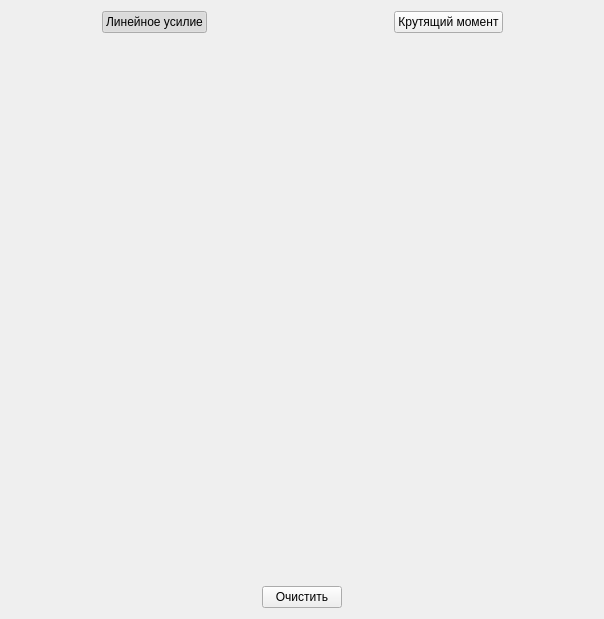
          <widget class="QWidget" name="page_4">
           <property name="geometry">
            <rect>
             <x>0</x>
             <y>0</y>
             <width>604</width>
             <height>619</height>
            </rect>
           </property>
           <attribute name="label">
            <string>График</string>
           </attribute>
           <layout class="QGridLayout" name="gridLayout_4">
            <item row="0" column="1" alignment="Qt::AlignHCenter">
             <widget class="QPushButton" name="btnShowTorque34">
              <property name="text">
               <string>Крутящий момент</string>
              </property>
              <property name="checkable">
               <bool>true</bool>
              </property>
              <property name="autoExclusive">
               <bool>true</bool>
              </property>
             </widget>
            </item>
            <item row="0" column="0" alignment="Qt::AlignHCenter">
             <widget class="QPushButton" name="btnShowForse34">
              <property name="sizePolicy">
               <sizepolicy hsizetype="Minimum" vsizetype="Preferred">
                <horstretch>0</horstretch>
                <verstretch>0</verstretch>
               </sizepolicy>
              </property>
              <property name="text">
               <string>Линейное усилие</string>
              </property>
              <property name="checkable">
               <bool>true</bool>
              </property>
              <property name="checked">
               <bool>true</bool>
              </property>
              <property name="autoExclusive">
               <bool>true</bool>
              </property>
             </widget>
            </item>
            <item row="1" column="0" colspan="2">
             <widget class="PlotWidget" name="plt34" native="true">
              <property name="sizePolicy">
               <sizepolicy hsizetype="Expanding" vsizetype="Expanding">
                <horstretch>0</horstretch>
                <verstretch>0</verstretch>
               </sizepolicy>
              </property>
             </widget>
            </item>
            <item row="2" column="0" colspan="2" alignment="Qt::AlignHCenter">
             <widget class="QPushButton" name="btnClearPlot34">
              <property name="text">
               <string>Очистить</string>
              </property>
             </widget>
            </item>
           </layout>
          </widget>
